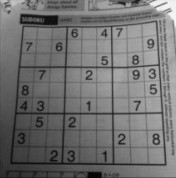
#> input picture Opencv_study/images/shudu.jpg, 176 x 178 px
$ python demo18_2.py   (older library calls are emulated)
#> lines starting #> are read from the running program, lines starting #| are printed output that depends on the picture
# -*- coding:utf8 -*-
"""
Created on 2019/7/23 9:12

@author: WMaker
"""

'''
18.2 Laplacian 算子
拉普拉斯算子可以使用二阶导数的形式定义，可假设其离散实现类似于二
阶 Sobel 导数，事实上，OpenCV 在计算拉普拉斯算子时直接调用 Sobel 算子。
拉普拉斯滤波器使用的卷积核：
          0 1 0
kernel =  1 4 1
          0 1 0

Laplacian(src, ddepth, dst=None, ksize=None, scale=None, delta=None, borderType=None)
功能：使用Laplacian算子对图像进行处理。
参数：
    src：输入图像。
    dst：输出图像。
    ddepth：输出图像的深度。
    dx：给1，x方向进行计算
    dy：给1，y方向进行计算
    ksize：Sobel算子的大小
    scale：缩放因子
    delta：将处理的图像加上delta
    borderType：边界填充类型
'''

import cv2
import numpy as np
from matplotlib import pyplot as plt

img = cv2.imread('../images/shudu.jpg',0)
#> img is the input picture: shape (178, 176); min 3, max 251, mean 112.7

# cv2.CV_64F 输出图像的深度（数据类型），可以使用-1, 与原图像保持一致 np.uint8
# laplacian = cv2.Laplacian(img, -1)
laplacian = cv2.Laplacian(img, cv2.CV_64F)
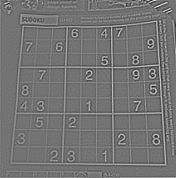
#> laplacian: shape (178, 176) float64; min -189, max 227, mean 0.1; drawn with min black and max white


plt.subplot(1, 2, 1), plt.imshow(img,cmap='gray'),plt.title('Original')
plt.xticks([]), plt.yticks([])
plt.subplot(1, 2, 2), plt.imshow(laplacian,cmap='gray'), plt.title('Laplacian')
plt.xticks([]), plt.yticks([])

plt.show()
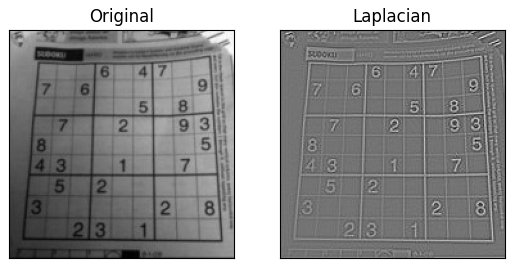
#> figure drawn by matplotlib, 2 panels

$ run again, with Opencv_study/images/apple.jpg copied over Opencv_study/images/shudu.jpg
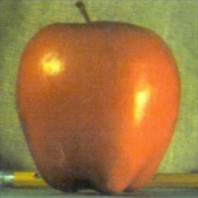
#> input picture Opencv_study/images/apple.jpg, 198 x 198 px
#> `laplacian = cv2.Laplacian(img, cv2.CV_64F)`:
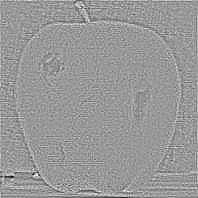
#> laplacian: shape (198, 198) float64; min -66, max 44, mean 0; drawn with min black and max white
#> `plt.show()`:
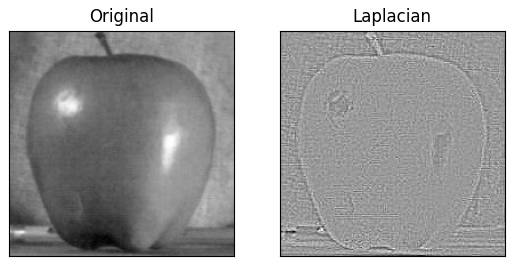
#> figure drawn by matplotlib, 2 panels
